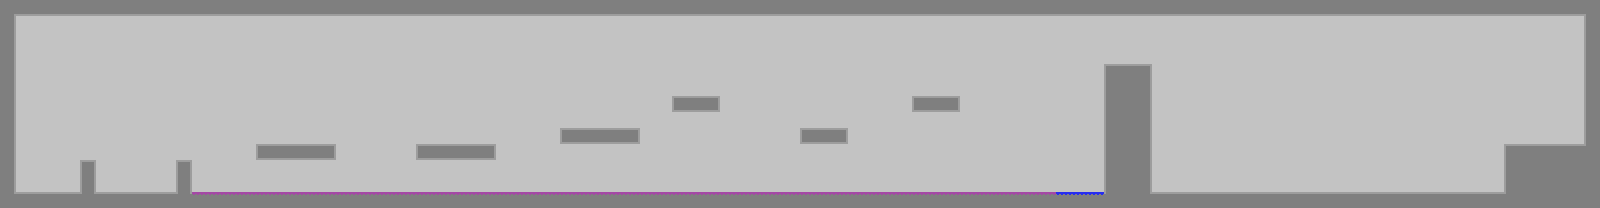

The image is a tile-based game level rendered from a .tmx file. Its description and source (layers, tilesets, objects; grid data summarised) follow:
An orthogonal 100x13 tile map with 16x16 px tiles, 2 tile layers (background, graphics), 2 tilesets and 26 objects.

<map version="1.0" tiledversion="2018.04.18" orientation="orthogonal" renderorder="left-down" width="100" height="13" tilewidth="16" tileheight="16" infinite="0" nextobjectid="158">
 <tileset firstgid="1" name="Tileset" tilewidth="16" tileheight="16" spacing="2" margin="1" tilecount="924" columns="33">
  <image source="TESTures.png" width="594" height="504" />
 </tileset>
 <tileset firstgid="925" name="Tileset" tilewidth="16" tileheight="16" spacing="2" margin="1" tilecount="924" columns="33">
  <image source="TESTures.png" width="594" height="504" />
 </tileset>
 <layer name="background" width="100" height="13">
  <data>[1300 cells, 1300 non-empty, 15 distinct tile ids]</data>
 </layer>
 <layer name="graphics" width="100" height="13">
  <data>[1300 cells, 122 non-empty, 13 distinct tile ids]</data>
 </layer>
 <objectgroup name="ground">
  <object id="22" x="0" y="192" width="1600" height="16" />
  <object id="23" x="1504" y="144" width="96" height="48" />
  <object id="24" x="1584" y="0" width="16" height="144" />
  <object id="25" x="0" y="0" width="1584" height="16" />
  <object id="26" x="0" y="16" width="16" height="176" />
  <object id="27" x="80" y="160" width="16" height="32" />
  <object id="28" x="176" y="160" width="16" height="32" />
  <object id="29" x="256" y="144" width="80" height="16" />
  <object id="30" x="416" y="144" width="80" height="16" />
  <object id="31" x="560" y="128" width="80" height="16" />
  <object id="32" x="672" y="96" width="48" height="16" />
  <object id="33" x="800" y="128" width="48" height="16" />
  <object id="34" x="912" y="96" width="48" height="16" />
  <object id="35" x="1104" y="64" width="48" height="128" />
 </objectgroup>
 <objectgroup name="path" />
 <objectgroup name="turn">
  <object id="20" x="-26" y="321.5" width="72.5" height="1" />
  <object id="65" x="80" y="176" width="16" height="16" />
  <object id="66" x="176" y="176" width="16" height="16" />
  <object id="70" x="1104" y="176" width="48" height="16" />
  <object id="71" x="1504" y="176" width="16" height="16" />
 </objectgroup>
 <objectgroup name="red gel" />
 <objectgroup name="orange gel" />
 <objectgroup name="blue gel">
  <object id="36" x="1056" y="192" width="48" height="16" />
 </objectgroup>
 <objectgroup name="enemies">
  <object id="37" x="128" y="176" width="16" height="16" />
  <object id="57" x="1216" y="176" width="16" height="16" />
  <object id="62" x="1312" y="176" width="16" height="16" />
  <object id="63" x="1408" y="176" width="16" height="16" />
 </objectgroup>
 <objectgroup name="purple gel">
  <object id="156" x="192" y="192" width="864" height="16" />
 </objectgroup>
 <objectgroup name="green gel">
  <object id="157" x="1504" y="144" width="80" height="16" />
 </objectgroup>
 <objectgroup name="cubes" />
 <objectgroup name="goal" />
</map>